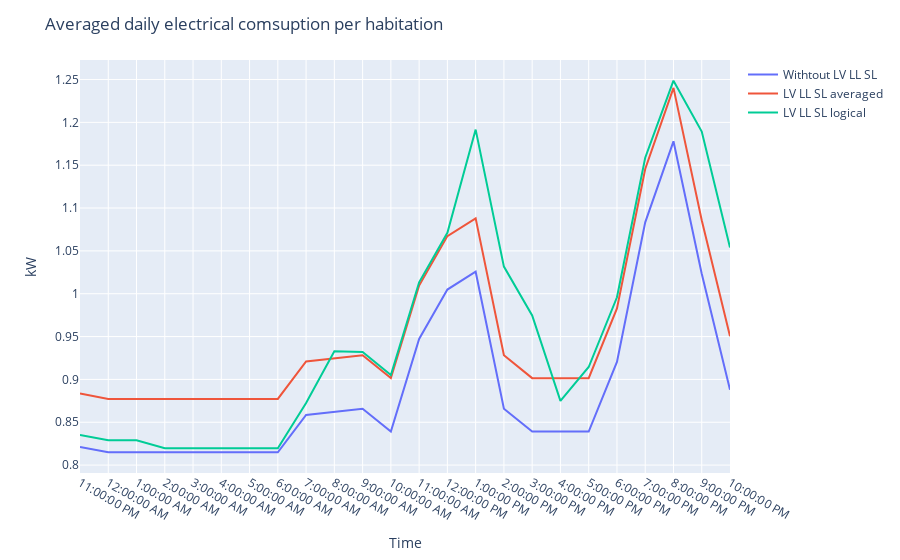

The code cell stored with this chart in its notebook:
### Code cell
import plotly.express as px

consoDFmelt = consoDF.melt(ignore_index=False)
fig = px.line(consoDFmelt, x="variable", y="value", color=consoDFmelt.index)

fig.update_layout(
    title="Averaged daily electrical comsuption per habitation",
    xaxis_title="Time",
    yaxis_title="kW",
    legend_title="",
)

fig.show()

### Figure 1 — Plotly figure (JSON) as saved in the notebook; plotly's stock layout.template omitted (floating-point values rounded to 4 significant figures)
{"data": [{"hovertemplate": "index=Withtout LV LL SL<br>variable=%{x}<br>value=%{y}<extra></extra>", "legendgroup": "Withtout LV LL SL", "line": {"color": "#636efa", "dash": "solid"}, "marker": {"symbol": "circle"}, "mode": "lines", "name": "Withtout LV LL SL", "orientation": "v", "showlegend": true, "type": "scatter", "x": ["11:00:00 PM", "12:00:00 AM", "1:00:00 AM", "2:00:00 AM", "3:00:00 AM", "4:00:00 AM", "5:00:00 AM", "6:00:00 AM", "7:00:00 AM", "8:00:00 AM", "9:00:00 AM", "10:00:00 AM", "11:00:00 AM", "12:00:00 PM", "1:00:00 PM", "2:00:00 PM", "3:00:00 PM", "4:00:00 PM", "5:00:00 PM", "6:00:00 PM", "7:00:00 PM", "8:00:00 PM", "9:00:00 PM", "10:00:00 PM"], "xaxis": "x", "y": [0.8212, 0.8149, 0.8149, 0.8149, 0.8149, 0.8149, 0.8149, 0.8149, 0.8585, 0.8622, 0.8658, 0.8391, 0.9472, 1.005, 1.026, 0.8658, 0.8391, 0.8391, 0.8391, 0.9205, 1.083, 1.178, 1.023, 0.888], "yaxis": "y"}, {"hovertemplate": "index=LV LL SL averaged<br>variable=%{x}<br>value=%{y}<extra></extra>", "legendgroup": "LV LL SL averaged", "line": {"color": "#EF553B", "dash": "solid"}, "marker": {"symbol": "circle"}, "mode": "lines", "name": "LV LL SL averaged", "orientation": "v", "showlegend": true, "type": "scatter", "x": ["11:00:00 PM", "12:00:00 AM", "1:00:00 AM", "2:00:00 AM", "3:00:00 AM", "4:00:00 AM", "5:00:00 AM", "6:00:00 AM", "7:00:00 AM", "8:00:00 AM", "9:00:00 AM", "10:00:00 AM", "11:00:00 AM", "12:00:00 PM", "1:00:00 PM", "2:00:00 PM", "3:00:00 PM", "4:00:00 PM", "5:00:00 PM", "6:00:00 PM", "7:00:00 PM", "8:00:00 PM", "9:00:00 PM", "10:00:00 PM"], "xaxis": "x", "y": [0.8836, 0.8773, 0.8773, 0.8773, 0.8773, 0.8773, 0.8773, 0.8773, 0.9209, 0.9246, 0.9282, 0.9015, 1.01, 1.067, 1.088, 0.9282, 0.9015, 0.9015, 0.9015, 0.9829, 1.146, 1.24, 1.086, 0.9504], "yaxis": "y"}, {"hovertemplate": "index=LV LL SL logical<br>variable=%{x}<br>value=%{y}<extra></extra>", "legendgroup": "LV LL SL logical", "line": {"color": "#00cc96", "dash": "solid"}, "marker": {"symbol": "circle"}, "mode": "lines", "name": "LV LL SL logical", "orientation": "v", "showlegend": true, "type": "scatter", "x": ["11:00:00 PM", "12:00:00 AM", "1:00:00 AM", "2:00:00 AM", "3:00:00 AM", "4:00:00 AM", "5:00:00 AM", "6:00:00 AM", "7:00:00 AM", "8:00:00 AM", "9:00:00 AM", "10:00:00 AM", "11:00:00 AM", "12:00:00 PM", "1:00:00 PM", "2:00:00 PM", "3:00:00 PM", "4:00:00 PM", "5:00:00 PM", "6:00:00 PM", "7:00:00 PM", "8:00:00 PM", "9:00:00 PM", "10:00:00 PM"], "xaxis": "x", "y": [0.8353, 0.829, 0.829, 0.8197, 0.8197, 0.8197, 0.8197, 0.8197, 0.8726, 0.933, 0.9319, 0.9052, 1.013, 1.071, 1.192, 1.032, 0.9746, 0.8749, 0.9145, 0.9959, 1.159, 1.249, 1.189, 1.054], "yaxis": "y"}], "layout": {"legend": {"title": {"text": ""}, "tracegroupgap": 0}, "margin": {"t": 60}, "title": {"text": "Averaged daily electrical comsuption per habitation"}, "xaxis": {"anchor": "y", "domain": [0, 1], "title": {"text": "Time"}}, "yaxis": {"anchor": "x", "domain": [0, 1], "title": {"text": "kW"}}}}
